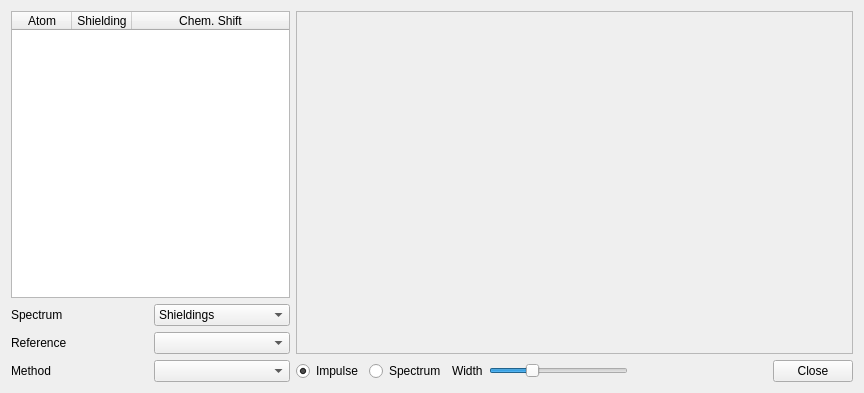
<?xml version="1.0" encoding="UTF-8"?>
<ui version="4.0">
 <class>NmrConfigurator</class>
 <widget class="QDialog" name="NmrConfigurator">
  <property name="geometry">
   <rect>
    <x>0</x>
    <y>0</y>
    <width>864</width>
    <height>393</height>
   </rect>
  </property>
  <property name="sizePolicy">
   <sizepolicy hsizetype="MinimumExpanding" vsizetype="MinimumExpanding">
    <horstretch>0</horstretch>
    <verstretch>0</verstretch>
   </sizepolicy>
  </property>
  <property name="windowTitle">
   <string>NMR Spectrum</string>
  </property>
  <property name="toolTipDuration">
   <number>0</number>
  </property>
  <property name="styleSheet">
   <string notr="true">QToolButton {
   color: #333;
   background-color: QLinearGradient( x1: 0, y1: 0, x2: 0, y2: 1, 
          stop: 0 #fff,
          stop: 0.5 #eee, 
          stop: 1 #999);
   border-width: 2px;
   border-color: #333;
   border-style: solid;
   border-radius: 5;
   padding: 0px;
   font-size: 24px;
   min-width: 34px;
   max-width: 34px;
   min-height: 34px;
   max-height: 34px;
}

QToolButton:disabled {
  background-color: QLinearGradient( x1: 0, y1: 0, x2: 0, y2: 1, 
          stop: 0 #fff,
          stop: 0.5 #eee, 
          stop: 1 #bbb);
   border-color: #aaa;
   color: #aaa;
}

QToolButton:pressed {
   background-color: QLinearGradient( x1: 0, y1: 0, x2: 0, y2: 1, 
          stop: 0 #999,
          stop: 0.5 #eee, 
          stop: 1 #fff);
}

QToolButton:checked {
   border-color: #b00;
}

QToolTip {
   border: 2px solid darkkhaki;
   padding: 2px;
   border-radius: 3px;
   opacity: 500;
   font-size: 12px;
}</string>
  </property>
  <layout class="QHBoxLayout" name="horizontalLayout_2" stretch="1,2">
   <item>
    <layout class="QVBoxLayout" name="verticalLayout">
     <item>
      <widget class="QTableWidget" name="shieldingsTable">
       <property name="sizePolicy">
        <sizepolicy hsizetype="Expanding" vsizetype="MinimumExpanding">
         <horstretch>0</horstretch>
         <verstretch>0</verstretch>
        </sizepolicy>
       </property>
       <property name="minimumSize">
        <size>
         <width>260</width>
         <height>0</height>
        </size>
       </property>
       <property name="maximumSize">
        <size>
         <width>16777215</width>
         <height>16777215</height>
        </size>
       </property>
       <property name="editTriggers">
        <set>QAbstractItemView::NoEditTriggers</set>
       </property>
       <property name="selectionMode">
        <enum>QAbstractItemView::SingleSelection</enum>
       </property>
       <property name="selectionBehavior">
        <enum>QAbstractItemView::SelectRows</enum>
       </property>
       <attribute name="horizontalHeaderCascadingSectionResizes">
        <bool>true</bool>
       </attribute>
       <attribute name="horizontalHeaderMinimumSectionSize">
        <number>60</number>
       </attribute>
       <attribute name="horizontalHeaderDefaultSectionSize">
        <number>60</number>
       </attribute>
       <attribute name="horizontalHeaderStretchLastSection">
        <bool>true</bool>
       </attribute>
       <attribute name="verticalHeaderCascadingSectionResizes">
        <bool>true</bool>
       </attribute>
       <column>
        <property name="text">
         <string>Atom</string>
        </property>
       </column>
       <column>
        <property name="text">
         <string>Shielding</string>
        </property>
       </column>
       <column>
        <property name="text">
         <string>Chem. Shift</string>
        </property>
       </column>
      </widget>
     </item>
     <item>
      <layout class="QGridLayout" name="gridLayout">
       <item row="1" column="1">
        <widget class="QComboBox" name="systemCombo"/>
       </item>
       <item row="0" column="0">
        <widget class="QLabel" name="label">
         <property name="text">
          <string>Spectrum</string>
         </property>
        </widget>
       </item>
       <item row="1" column="0">
        <widget class="QLabel" name="label_3">
         <property name="text">
          <string>Reference</string>
         </property>
        </widget>
       </item>
       <item row="0" column="1">
        <widget class="QComboBox" name="isotopeCombo">
         <item>
          <property name="text">
           <string>Shieldings</string>
          </property>
         </item>
         <item>
          <property name="text">
           <string>Proton (1H)</string>
          </property>
         </item>
         <item>
          <property name="text">
           <string>Boron (11B)</string>
          </property>
         </item>
         <item>
          <property name="text">
           <string>Carbon (13C)</string>
          </property>
         </item>
         <item>
          <property name="text">
           <string>Nitrogen (15N)</string>
          </property>
         </item>
         <item>
          <property name="text">
           <string>Flourine (19F)</string>
          </property>
         </item>
         <item>
          <property name="text">
           <string>Silicon (29Si)</string>
          </property>
         </item>
         <item>
          <property name="text">
           <string>Phosphorous (31P)</string>
          </property>
         </item>
        </widget>
       </item>
       <item row="2" column="0">
        <widget class="QLabel" name="label_2">
         <property name="text">
          <string>Method</string>
         </property>
        </widget>
       </item>
       <item row="2" column="1">
        <widget class="QComboBox" name="methodCombo"/>
       </item>
      </layout>
     </item>
    </layout>
   </item>
   <item>
    <layout class="QVBoxLayout" name="verticalLayout_2" stretch="1,0">
     <item>
      <widget class="QFrame" name="spectrumFrame">
       <property name="sizePolicy">
        <sizepolicy hsizetype="MinimumExpanding" vsizetype="Expanding">
         <horstretch>0</horstretch>
         <verstretch>0</verstretch>
        </sizepolicy>
       </property>
       <property name="minimumSize">
        <size>
         <width>300</width>
         <height>0</height>
        </size>
       </property>
       <property name="contextMenuPolicy">
        <enum>Qt::DefaultContextMenu</enum>
       </property>
       <property name="frameShape">
        <enum>QFrame::StyledPanel</enum>
       </property>
       <property name="frameShadow">
        <enum>QFrame::Raised</enum>
       </property>
      </widget>
     </item>
     <item>
      <layout class="QHBoxLayout" name="horizontalLayout">
       <item>
        <widget class="QRadioButton" name="impulseButton">
         <property name="text">
          <string>Impulse</string>
         </property>
         <property name="checked">
          <bool>true</bool>
         </property>
        </widget>
       </item>
       <item>
        <widget class="QRadioButton" name="lorentzianButton">
         <property name="text">
          <string>Spectrum</string>
         </property>
        </widget>
       </item>
       <item>
        <widget class="QLabel" name="widthLabel">
         <property name="text">
          <string>Width</string>
         </property>
        </widget>
       </item>
       <item>
        <widget class="QSlider" name="widthSlider">
         <property name="minimum">
          <number>1</number>
         </property>
         <property name="maximum">
          <number>100</number>
         </property>
         <property name="value">
          <number>30</number>
         </property>
         <property name="orientation">
          <enum>Qt::Horizontal</enum>
         </property>
        </widget>
       </item>
       <item>
        <spacer name="horizontalSpacer">
         <property name="orientation">
          <enum>Qt::Horizontal</enum>
         </property>
         <property name="sizeHint" stdset="0">
          <size>
           <width>40</width>
           <height>20</height>
          </size>
         </property>
        </spacer>
       </item>
       <item>
        <widget class="QPushButton" name="closeButton">
         <property name="text">
          <string>Close</string>
         </property>
         <property name="autoDefault">
          <bool>false</bool>
         </property>
        </widget>
       </item>
      </layout>
     </item>
    </layout>
   </item>
  </layout>
  <zorder></zorder>
  <zorder></zorder>
 </widget>
 <resources>
  <include location="../../resources/IQmol.qrc"/>
 </resources>
 <connections>
  <connection>
   <sender>closeButton</sender>
   <signal>clicked()</signal>
   <receiver>NmrConfigurator</receiver>
   <slot>close()</slot>
   <hints>
    <hint type="sourcelabel">
     <x>229</x>
     <y>448</y>
    </hint>
    <hint type="destinationlabel">
     <x>139</x>
     <y>238</y>
    </hint>
   </hints>
  </connection>
 </connections>
</ui>
